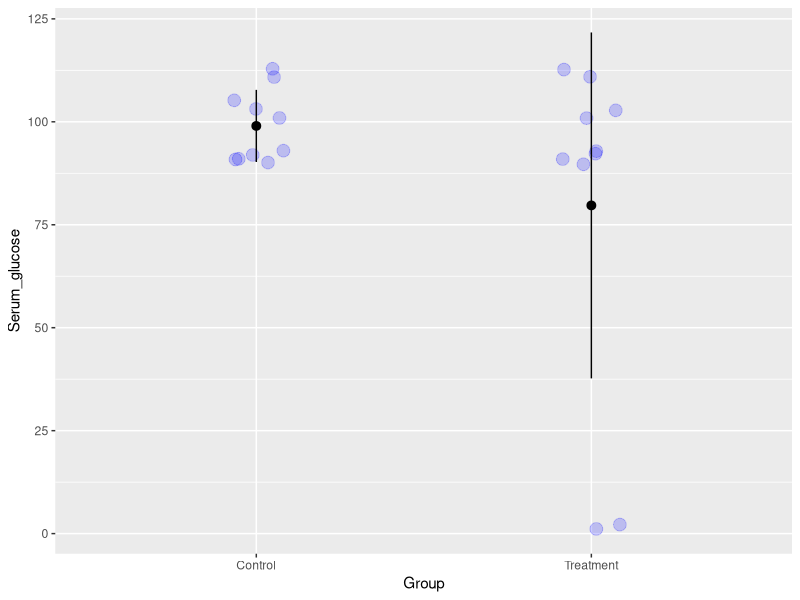

Recreate this plot in R.
## ---- chunk 1
library(tidyverse)
library(Hmisc)
## ---- chunk 2

Control <- c(111, 113, 92, 103, 91, 101, 90, 93, 105, 91)
Treatment <- c(111, 113, 92, 103, 91, 101, 90, 93, 1, 2)
data <- data.frame(Control, Treatment)
data <- gather(data, Group, Serum_glucose)

ggplot(data, aes(Group, Serum_glucose))+
  geom_jitter(width=0.1, size=4, color="blue", alpha = 0.2) +
  stat_summary(fun.data="mean_sdl", fun.args =list(mult=1))
